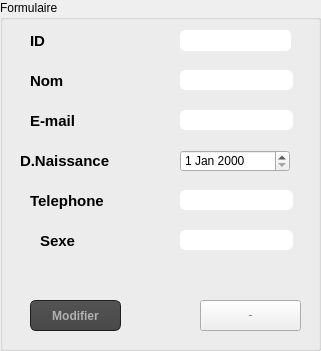
    <widget class="QGroupBox" name="groupBox_2">
     <property name="geometry">
      <rect>
       <x>30</x>
       <y>60</y>
       <width>321</width>
       <height>351</height>
      </rect>
     </property>
     <property name="styleSheet">
      <string notr="true"/>
     </property>
     <property name="title">
      <string>Formulaire</string>
     </property>
     <widget class="QLabel" name="label_id">
      <property name="geometry">
       <rect>
        <x>30</x>
        <y>30</y>
        <width>71</width>
        <height>21</height>
       </rect>
      </property>
      <property name="font">
       <font>
        <pointsize>11</pointsize>
        <weight>75</weight>
        <bold>true</bold>
       </font>
      </property>
      <property name="text">
       <string>ID</string>
      </property>
     </widget>
     <widget class="QLabel" name="label_nom">
      <property name="geometry">
       <rect>
        <x>30</x>
        <y>70</y>
        <width>71</width>
        <height>21</height>
       </rect>
      </property>
      <property name="font">
       <font>
        <pointsize>11</pointsize>
        <weight>75</weight>
        <bold>true</bold>
       </font>
      </property>
      <property name="text">
       <string>Nom</string>
      </property>
     </widget>
     <widget class="QLineEdit" name="lineEdit_nom">
      <property name="geometry">
       <rect>
        <x>180</x>
        <y>70</y>
        <width>113</width>
        <height>20</height>
       </rect>
      </property>
      <property name="styleSheet">
       <string notr="true">QLineEdit{
    background-color: white;
    box-shadow: 2px 0.5px 5px 1px inset black;
    border-radius: 5px;
    width: 70%;
    padding-right: 10px;
    padding-left: 10px;
    text-align: left;
    color: #000;
    font-size:inherit;
    font-family: Arial, Helvetica, sans-serif;  
    font-weight:normal;
    font-variant:normal;
}
QLineEdit::hover{  color: black ;
background-color:orange;}
QLineEdit::focus{  color: black ;
background-color:white;}</string>
      </property>
     </widget>
     <widget class="QPushButton" name="pushButton_ajouter">
      <property name="geometry">
       <rect>
        <x>200</x>
        <y>300</y>
        <width>101</width>
        <height>31</height>
       </rect>
      </property>
      <property name="font">
       <font>
        <pointsize>-1</pointsize>
        <weight>75</weight>
        <bold>true</bold>
       </font>
      </property>
      <property name="styleSheet">
       <string notr="true">QToolTip
{
     border: 1px solid black;
     background-color: #ffa02f;
     padding: 1px;
     border-radius: 3px;
     opacity: 100;
}

QWidget
{
    color: #b1b1b1;
    background-color: #323232;
}

QWidget:item:hover
{
    background-color: QLinearGradient( x1: 0, y1: 0, x2: 0, y2: 1, stop: 0 #ffa02f, stop: 1 #ca0619);
    color: #000000;
}

QWidget:item:selected
{
    background-color: QLinearGradient( x1: 0, y1: 0, x2: 0, y2: 1, stop: 0 #ffa02f, stop: 1 #d7801a);
}

QMenuBar::item
{
    background: transparent;
}

QMenuBar::item:selected
{
    background: transparent;
    border: 1px solid #ffaa00;
}

QMenuBar::item:pressed
{
    background: #444;
    border: 1px solid #000;
    background-color: QLinearGradient(
        x1:0, y1:0,
        x2:0, y2:1,
        stop:1 #212121,
        stop:0.4 #343434/*,
        stop:0.2 #343434,
        stop:0.1 #ffaa00*/
    );
    margin-bottom:-1px;
    padding-bottom:1px;
}

QMenu
{
    border: 1px solid #000;
}

QMenu::item
{
    padding: 2px 20px 2px 20px;
}

QMenu::item:selected
{
    color: #000000;
}

QWidget:disabled
{
    color: #404040;
    background-color: #323232;
}

QAbstractItemView
{
    background-color: QLinearGradient( x1: 0, y1: 0, x2: 0, y2: 1, stop: 0 #4d4d4d, stop: 0.1 #646464, stop: 1 #5d5d5d);
}

QWidget:focus
{
    /*border: 2px solid QLinearGradient( x1: 0, y1: 0, x2: 0, y2: 1, stop: 0 #ffa02f, stop: 1 #d7801a);*/
}

QLineEdit
{
    background-color: QLinearGradient( x1: 0, y1: 0, x2: 0, y2: 1, stop: 0 #4d4d4d, stop: 0 #646464, stop: 1 #5d5d5d);
    padding: 1px;
    border-style: solid;
    border: 1px solid #1e1e1e;
    border-radius: 5;
}

QPushButton
{
    color: #b1b1b1;
    background-color: QLinearGradient( x1: 0, y1: 0, x2: 0, y2: 1, stop: 0 #565656, stop: 0.1 #525252, stop: 0.5 #4e4e4e, stop: 0.9 #4a4a4a, stop: 1 #464646);
    border-width: 1px;
    border-color: #1e1e1e;
    border-style: solid;
    border-radius: 6;
    padding: 3px;
    font-size: 12px;
    padding-left: 5px;
    padding-right: 5px;
}

QPushButton:pressed
{
    background-color: QLinearGradient( x1: 0, y1: 0, x2: 0, y2: 1, stop: 0 #2d2d2d, stop: 0.1 #2b2b2b, stop: 0.5 #292929, stop: 0.9 #282828, stop: 1 #252525);
}

QComboBox
{
    selection-background-color: #ffaa00;
    background-color: QLinearGradient( x1: 0, y1: 0, x2: 0, y2: 1, stop: 0 #565656, stop: 0.1 #525252, stop: 0.5 #4e4e4e, stop: 0.9 #4a4a4a, stop: 1 #464646);
    border-style: solid;
    border: 1px solid #1e1e1e;
    border-radius: 5;
}

QComboBox:hover,QPushButton:hover
{
    border: 2px solid QLinearGradient( x1: 0, y1: 0, x2: 0, y2: 1, stop: 0 #ffa02f, stop: 1 #d7801a);
}


QComboBox:on
{
    padding-top: 3px;
    padding-left: 4px;
    background-color: QLinearGradient( x1: 0, y1: 0, x2: 0, y2: 1, stop: 0 #2d2d2d, stop: 0.1 #2b2b2b, stop: 0.5 #292929, stop: 0.9 #282828, stop: 1 #252525);
    selection-background-color: #ffaa00;
}

QComboBox QAbstractItemView
{
    border: 2px solid darkgray;
    selection-background-color: QLinearGradient( x1: 0, y1: 0, x2: 0, y2: 1, stop: 0 #ffa02f, stop: 1 #d7801a);
}

QComboBox::drop-down
{
     subcontrol-origin: padding;
     subcontrol-position: top right;
     width: 15px;

     border-left-width: 0px;
     border-left-color: darkgray;
     border-left-style: solid; /* just a single line */
     border-top-right-radius: 3px; /* same radius as the QComboBox */
     border-bottom-right-radius: 3px;
 }

QComboBox::down-arrow
{
     image: url(:/down_arrow.png);
}

QGroupBox:focus
{
border: 2px solid QLinearGradient( x1: 0, y1: 0, x2: 0, y2: 1, stop: 0 #ffa02f, stop: 1 #d7801a);
}

QTextEdit:focus
{
    border: 2px solid QLinearGradient( x1: 0, y1: 0, x2: 0, y2: 1, stop: 0 #ffa02f, stop: 1 #d7801a);
}

QScrollBar:horizontal {
     border: 1px solid #222222;
     background: QLinearGradient( x1: 0, y1: 0, x2: 0, y2: 1, stop: 0.0 #121212, stop: 0.2 #282828, stop: 1 #484848);
     height: 7px;
     margin: 0px 16px 0 16px;
}

QScrollBar::handle:horizontal
{
      background: QLinearGradient( x1: 0, y1: 0, x2: 1, y2: 0, stop: 0 #ffa02f, stop: 0.5 #d7801a, stop: 1 #ffa02f);
      min-height: 20px;
      border-radius: 2px;
}

QScrollBar::add-line:horizontal {
      border: 1px solid #1b1b19;
      border-radius: 2px;
      background: QLinearGradient( x1: 0, y1: 0, x2: 1, y2: 0, stop: 0 #ffa02f, stop: 1 #d7801a);
      width: 14px;
      subcontrol-position: right;
      subcontrol-origin: margin;
}

QScrollBar::sub-line:horizontal {
      border: 1px solid #1b1b19;
      border-radius: 2px;
      background: QLinearGradient( x1: 0, y1: 0, x2: 1, y2: 0, stop: 0 #ffa02f, stop: 1 #d7801a);
      width: 14px;
     subcontrol-position: left;
     subcontrol-origin: margin;
}

QScrollBar::right-arrow:horizontal, QScrollBar::left-arrow:horizontal
{
      border: 1px solid black;
      width: 1px;
      height: 1px;
      background: white;
}

QScrollBar::add-page:horizontal, QScrollBar::sub-page:horizontal
{
      background: none;
}

QScrollBar:vertical
{
      background: QLinearGradient( x1: 0, y1: 0, x2: 1, y2: 0, stop: 0.0 #121212, stop: 0.2 #282828, stop: 1 #484848);
      width: 7px;
      margin: 16px 0 16px 0;
      border: 1px solid #222222;
}

QScrollBar::handle:vertical
{
      background: QLinearGradient( x1: 0, y1: 0, x2: 0, y2: 1, stop: 0 #ffa02f, stop: 0.5 #d7801a, stop: 1 #ffa02f);
      min-height: 20px;
      border-radius: 2px;
}

QScrollBar::add-line:vertical
{
      border: 1px solid #1b1b19;
      border-radius: 2px;
      background: QLinearGradient( x1: 0, y1: 0, x2: 0, y2: 1, stop: 0 #ffa02f, stop: 1 #d7801a);
      height: 14px;
      subcontrol-position: bottom;
      subcontrol-origin: margin;
}

QScrollBar::sub-line:vertical
{
      border: 1px solid #1b1b19;
      border-radius: 2px;
      background: QLinearGradient( x1: 0, y1: 0, x2: 0, y2: 1, stop: 0 #d7801a, stop: 1 #ffa02f);
      height: 14px;
      subcontrol-position: top;
      subcontrol-origin: margin;
}

QScrollBar::up-arrow:vertical, QScrollBar::down-arrow:vertical
{
      border: 1px solid black;
      width: 1px;
      height: 1px;
      background: white;
}


QScrollBar::add-page:vertical, QScrollBar::sub-page:vertical
{
      background: none;
}

QTextEdit
{
    background-color: #242424;
}

QPlainTextEdit
{
    background-color: #242424;
}

QHeaderView::section
{
    background-color: QLinearGradient(x1:0, y1:0, x2:0, y2:1, stop:0 #616161, stop: 0.5 #505050, stop: 0.6 #434343, stop:1 #656565);
    color: white;
    padding-left: 4px;
    border: 1px solid #6c6c6c;
}

QCheckBox:disabled
{
color: #414141;
}

QDockWidget::title
{
    text-align: center;
    spacing: 3px; /* spacing between items in the tool bar */
    background-color: QLinearGradient(x1:0, y1:0, x2:0, y2:1, stop:0 #323232, stop: 0.5 #242424, stop:1 #323232);
}

QDockWidget::close-button, QDockWidget::float-button
{
    text-align: center;
    spacing: 1px; /* spacing between items in the tool bar */
    background-color: QLinearGradient(x1:0, y1:0, x2:0, y2:1, stop:0 #323232, stop: 0.5 #242424, stop:1 #323232);
}

QDockWidget::close-button:hover, QDockWidget::float-button:hover
{
    background: #242424;
}

QDockWidget::close-button:pressed, QDockWidget::float-button:pressed
{
    padding: 1px -1px -1px 1px;
}

QMainWindow::separator
{
    background-color: QLinearGradient(x1:0, y1:0, x2:0, y2:1, stop:0 #161616, stop: 0.5 #151515, stop: 0.6 #212121, stop:1 #343434);
    color: white;
    padding-left: 4px;
    border: 1px solid #4c4c4c;
    spacing: 3px; /* spacing between items in the tool bar */
}

QMainWindow::separator:hover
{

    background-color: QLinearGradient(x1:0, y1:0, x2:0, y2:1, stop:0 #d7801a, stop:0.5 #b56c17 stop:1 #ffa02f);
    color: white;
    padding-left: 4px;
    border: 1px solid #6c6c6c;
    spacing: 3px; /* spacing between items in the tool bar */
}

QToolBar::handle
{
     spacing: 3px; /* spacing between items in the tool bar */
     background: url(C:\Users\hp\Downloads\Atelier_Connexion\Atelier_Connexion\image);
}

QMenu::separator
{
    height: 2px;
    background-color: QLinearGradient(x1:0, y1:0, x2:0, y2:1, stop:0 #161616, stop: 0.5 #151515, stop: 0.6 #212121, stop:1 #343434);
    color: white;
    padding-left: 4px;
    margin-left: 10px;
    margin-right: 5px;
}

QProgressBar
{
    border: 2px solid grey;
    border-radius: 5px;
    text-align: center;
}

QProgressBar::chunk
{
    background-color: #d7801a;
    width: 2.15px;
    margin: 0.5px;
}

QTabBar::tab {
    color: #b1b1b1;
    border: 1px solid #444;
    border-bottom-style: none;
    background-color: #323232;
    padding-left: 10px;
    padding-right: 10px;
    padding-top: 3px;
    padding-bottom: 2px;
    margin-right: -1px;
}

QTabWidget::pane {
    border: 1px solid #444;
    top: 1px;
}

QTabBar::tab:last
{
    margin-right: 0; /* the last selected tab has nothing to overlap with on the right */
    border-top-right-radius: 3px;
}

QTabBar::tab:first:!selected
{
 margin-left: 0px; /* the last selected tab has nothing to overlap with on the right */


    border-top-left-radius: 3px;
}

QTabBar::tab:!selected
{
    color: #b1b1b1;
    border-bottom-style: solid;
    margin-top: 3px;
    background-color: QLinearGradient(x1:0, y1:0, x2:0, y2:1, stop:1 #212121, stop:.4 #343434);
}

QTabBar::tab:selected
{
    border-top-left-radius: 3px;
    border-top-right-radius: 3px;
    margin-bottom: 0px;
}

QTabBar::tab:!selected:hover
{
    /*border-top: 2px solid #ffaa00;
    padding-bottom: 3px;*/
    border-top-left-radius: 3px;
    border-top-right-radius: 3px;
    background-color: QLinearGradient(x1:0, y1:0, x2:0, y2:1, stop:1 #212121, stop:0.4 #343434, stop:0.2 #343434, stop:0.1 #ffaa00);
}

QRadioButton::indicator:checked, QRadioButton::indicator:unchecked{
    color: #b1b1b1;
    background-color: #323232;
    border: 1px solid #b1b1b1;
    border-radius: 6px;
}

QRadioButton::indicator:checked
{
    background-color: qradialgradient(
        cx: 0.5, cy: 0.5,
        fx: 0.5, fy: 0.5,
        radius: 1.0,
        stop: 0.25 #ffaa00,
        stop: 0.3 #323232
    );
}

QCheckBox::indicator{
    color: #b1b1b1;
    background-color: #323232;
    border: 1px solid #b1b1b1;
    width: 9px;
    height: 9px;
}

QRadioButton::indicator
{
    border-radius: 6px;
}

QRadioButton::indicator:hover, QCheckBox::indicator:hover
{
    border: 1px solid #ffaa00;
}

QCheckBox::indicator:checked
{
    image:url(:/images/checkbox.png);
}

QCheckBox::indicator:disabled, QRadioButton::indicator:disabled
{
    border: 1px solid #444;
}</string>
      </property>
      <property name="text">
       <string>Ajouter</string>
      </property>
     </widget>
     <widget class="QPushButton" name="pushButton_update">
      <property name="geometry">
       <rect>
        <x>30</x>
        <y>300</y>
        <width>91</width>
        <height>31</height>
       </rect>
      </property>
      <property name="font">
       <font>
        <pointsize>-1</pointsize>
        <weight>75</weight>
        <italic>false</italic>
        <bold>true</bold>
        <underline>false</underline>
        <strikeout>false</strikeout>
       </font>
      </property>
      <property name="styleSheet">
       <string notr="true">QToolTip
{
     border: 1px solid black;
     background-color: #ffa02f;
     padding: 1px;
     border-radius: 3px;
     opacity: 100;
}

QWidget
{
    color: #b1b1b1;
    background-color: #323232;
}

QWidget:item:hover
{
    background-color: QLinearGradient( x1: 0, y1: 0, x2: 0, y2: 1, stop: 0 #ffa02f, stop: 1 #ca0619);
    color: #000000;
}

QWidget:item:selected
{
    background-color: QLinearGradient( x1: 0, y1: 0, x2: 0, y2: 1, stop: 0 #ffa02f, stop: 1 #d7801a);
}

QMenuBar::item
{
    background: transparent;
}

QMenuBar::item:selected
{
    background: transparent;
    border: 1px solid #ffaa00;
}

QMenuBar::item:pressed
{
    background: #444;
    border: 1px solid #000;
    background-color: QLinearGradient(
        x1:0, y1:0,
        x2:0, y2:1,
        stop:1 #212121,
        stop:0.4 #343434/*,
        stop:0.2 #343434,
        stop:0.1 #ffaa00*/
    );
    margin-bottom:-1px;
    padding-bottom:1px;
}

QMenu
{
    border: 1px solid #000;
}

QMenu::item
{
    padding: 2px 20px 2px 20px;
}

QMenu::item:selected
{
    color: #000000;
}

QWidget:disabled
{
    color: #404040;
    background-color: #323232;
}

QAbstractItemView
{
    background-color: QLinearGradient( x1: 0, y1: 0, x2: 0, y2: 1, stop: 0 #4d4d4d, stop: 0.1 #646464, stop: 1 #5d5d5d);
}

QWidget:focus
{
    /*border: 2px solid QLinearGradient( x1: 0, y1: 0, x2: 0, y2: 1, stop: 0 #ffa02f, stop: 1 #d7801a);*/
}

QLineEdit
{
    background-color: QLinearGradient( x1: 0, y1: 0, x2: 0, y2: 1, stop: 0 #4d4d4d, stop: 0 #646464, stop: 1 #5d5d5d);
    padding: 1px;
    border-style: solid;
    border: 1px solid #1e1e1e;
    border-radius: 5;
}

QPushButton
{
    color: #b1b1b1;
    background-color: QLinearGradient( x1: 0, y1: 0, x2: 0, y2: 1, stop: 0 #565656, stop: 0.1 #525252, stop: 0.5 #4e4e4e, stop: 0.9 #4a4a4a, stop: 1 #464646);
    border-width: 1px;
    border-color: #1e1e1e;
    border-style: solid;
    border-radius: 6;
    padding: 3px;
    font-size: 12px;
    padding-left: 5px;
    padding-right: 5px;
}

QPushButton:pressed
{
    background-color: QLinearGradient( x1: 0, y1: 0, x2: 0, y2: 1, stop: 0 #2d2d2d, stop: 0.1 #2b2b2b, stop: 0.5 #292929, stop: 0.9 #282828, stop: 1 #252525);
}

QComboBox
{
    selection-background-color: #ffaa00;
    background-color: QLinearGradient( x1: 0, y1: 0, x2: 0, y2: 1, stop: 0 #565656, stop: 0.1 #525252, stop: 0.5 #4e4e4e, stop: 0.9 #4a4a4a, stop: 1 #464646);
    border-style: solid;
    border: 1px solid #1e1e1e;
    border-radius: 5;
}

QComboBox:hover,QPushButton:hover
{
    border: 2px solid QLinearGradient( x1: 0, y1: 0, x2: 0, y2: 1, stop: 0 #ffa02f, stop: 1 #d7801a);
}


QComboBox:on
{
    padding-top: 3px;
    padding-left: 4px;
    background-color: QLinearGradient( x1: 0, y1: 0, x2: 0, y2: 1, stop: 0 #2d2d2d, stop: 0.1 #2b2b2b, stop: 0.5 #292929, stop: 0.9 #282828, stop: 1 #252525);
    selection-background-color: #ffaa00;
}

QComboBox QAbstractItemView
{
    border: 2px solid darkgray;
    selection-background-color: QLinearGradient( x1: 0, y1: 0, x2: 0, y2: 1, stop: 0 #ffa02f, stop: 1 #d7801a);
}

QComboBox::drop-down
{
     subcontrol-origin: padding;
     subcontrol-position: top right;
     width: 15px;

     border-left-width: 0px;
     border-left-color: darkgray;
     border-left-style: solid; /* just a single line */
     border-top-right-radius: 3px; /* same radius as the QComboBox */
     border-bottom-right-radius: 3px;
 }

QComboBox::down-arrow
{
     image: url(:/down_arrow.png);
}

QGroupBox:focus
{
border: 2px solid QLinearGradient( x1: 0, y1: 0, x2: 0, y2: 1, stop: 0 #ffa02f, stop: 1 #d7801a);
}

QTextEdit:focus
{
    border: 2px solid QLinearGradient( x1: 0, y1: 0, x2: 0, y2: 1, stop: 0 #ffa02f, stop: 1 #d7801a);
}

QScrollBar:horizontal {
     border: 1px solid #222222;
     background: QLinearGradient( x1: 0, y1: 0, x2: 0, y2: 1, stop: 0.0 #121212, stop: 0.2 #282828, stop: 1 #484848);
     height: 7px;
     margin: 0px 16px 0 16px;
}

QScrollBar::handle:horizontal
{
      background: QLinearGradient( x1: 0, y1: 0, x2: 1, y2: 0, stop: 0 #ffa02f, stop: 0.5 #d7801a, stop: 1 #ffa02f);
      min-height: 20px;
      border-radius: 2px;
}

QScrollBar::add-line:horizontal {
      border: 1px solid #1b1b19;
      border-radius: 2px;
      background: QLinearGradient( x1: 0, y1: 0, x2: 1, y2: 0, stop: 0 #ffa02f, stop: 1 #d7801a);
      width: 14px;
      subcontrol-position: right;
      subcontrol-origin: margin;
}

QScrollBar::sub-line:horizontal {
      border: 1px solid #1b1b19;
      border-radius: 2px;
      background: QLinearGradient( x1: 0, y1: 0, x2: 1, y2: 0, stop: 0 #ffa02f, stop: 1 #d7801a);
      width: 14px;
     subcontrol-position: left;
     subcontrol-origin: margin;
}

QScrollBar::right-arrow:horizontal, QScrollBar::left-arrow:horizontal
{
      border: 1px solid black;
      width: 1px;
      height: 1px;
      background: white;
}

QScrollBar::add-page:horizontal, QScrollBar::sub-page:horizontal
{
      background: none;
}

QScrollBar:vertical
{
      background: QLinearGradient( x1: 0, y1: 0, x2: 1, y2: 0, stop: 0.0 #121212, stop: 0.2 #282828, stop: 1 #484848);
      width: 7px;
      margin: 16px 0 16px 0;
      border: 1px solid #222222;
}

QScrollBar::handle:vertical
{
      background: QLinearGradient( x1: 0, y1: 0, x2: 0, y2: 1, stop: 0 #ffa02f, stop: 0.5 #d7801a, stop: 1 #ffa02f);
      min-height: 20px;
      border-radius: 2px;
}

QScrollBar::add-line:vertical
{
      border: 1px solid #1b1b19;
      border-radius: 2px;
      background: QLinearGradient( x1: 0, y1: 0, x2: 0, y2: 1, stop: 0 #ffa02f, stop: 1 #d7801a);
      height: 14px;
      subcontrol-position: bottom;
      subcontrol-origin: margin;
}

QScrollBar::sub-line:vertical
{
      border: 1px solid #1b1b19;
      border-radius: 2px;
      background: QLinearGradient( x1: 0, y1: 0, x2: 0, y2: 1, stop: 0 #d7801a, stop: 1 #ffa02f);
      height: 14px;
      subcontrol-position: top;
      subcontrol-origin: margin;
}

QScrollBar::up-arrow:vertical, QScrollBar::down-arrow:vertical
{
      border: 1px solid black;
      width: 1px;
      height: 1px;
      background: white;
}


QScrollBar::add-page:vertical, QScrollBar::sub-page:vertical
{
      background: none;
}

QTextEdit
{
    background-color: #242424;
}

QPlainTextEdit
{
    background-color: #242424;
}

QHeaderView::section
{
    background-color: QLinearGradient(x1:0, y1:0, x2:0, y2:1, stop:0 #616161, stop: 0.5 #505050, stop: 0.6 #434343, stop:1 #656565);
    color: white;
    padding-left: 4px;
    border: 1px solid #6c6c6c;
}

QCheckBox:disabled
{
color: #414141;
}

QDockWidget::title
{
    text-align: center;
    spacing: 3px; /* spacing between items in the tool bar */
    background-color: QLinearGradient(x1:0, y1:0, x2:0, y2:1, stop:0 #323232, stop: 0.5 #242424, stop:1 #323232);
}

QDockWidget::close-button, QDockWidget::float-button
{
    text-align: center;
    spacing: 1px; /* spacing between items in the tool bar */
    background-color: QLinearGradient(x1:0, y1:0, x2:0, y2:1, stop:0 #323232, stop: 0.5 #242424, stop:1 #323232);
}

QDockWidget::close-button:hover, QDockWidget::float-button:hover
{
    background: #242424;
}

QDockWidget::close-button:pressed, QDockWidget::float-button:pressed
{
    padding: 1px -1px -1px 1px;
}

QMainWindow::separator
{
    background-color: QLinearGradient(x1:0, y1:0, x2:0, y2:1, stop:0 #161616, stop: 0.5 #151515, stop: 0.6 #212121, stop:1 #343434);
    color: white;
    padding-left: 4px;
    border: 1px solid #4c4c4c;
    spacing: 3px; /* spacing between items in the tool bar */
}

QMainWindow::separator:hover
{

    background-color: QLinearGradient(x1:0, y1:0, x2:0, y2:1, stop:0 #d7801a, stop:0.5 #b56c17 stop:1 #ffa02f);
    color: white;
    padding-left: 4px;
    border: 1px solid #6c6c6c;
    spacing: 3px; /* spacing between items in the tool bar */
}

QToolBar::handle
{
     spacing: 3px; /* spacing between items in the tool bar */
     background: url(:/images/handle.png);
}

QMenu::separator
{
    height: 2px;
    background-color: QLinearGradient(x1:0, y1:0, x2:0, y2:1, stop:0 #161616, stop: 0.5 #151515, stop: 0.6 #212121, stop:1 #343434);
    color: white;
    padding-left: 4px;
    margin-left: 10px;
    margin-right: 5px;
}

QProgressBar
{
    border: 2px solid grey;
    border-radius: 5px;
    text-align: center;
}

QProgressBar::chunk
{
    background-color: #d7801a;
    width: 2.15px;
    margin: 0.5px;
}

QTabBar::tab {
    color: #b1b1b1;
    border: 1px solid #444;
    border-bottom-style: none;
    background-color: #323232;
    padding-left: 10px;
    padding-right: 10px;
    padding-top: 3px;
    padding-bottom: 2px;
    margin-right: -1px;
}

QTabWidget::pane {
    border: 1px solid #444;
    top: 1px;
}

QTabBar::tab:last
{
    margin-right: 0; /* the last selected tab has nothing to overlap with on the right */
    border-top-right-radius: 3px;
}

QTabBar::tab:first:!selected
{
 margin-left: 0px; /* the last selected tab has nothing to overlap with on the right */


    border-top-left-radius: 3px;
}

QTabBar::tab:!selected
{
    color: #b1b1b1;
    border-bottom-style: solid;
    margin-top: 3px;
    background-color: QLinearGradient(x1:0, y1:0, x2:0, y2:1, stop:1 #212121, stop:.4 #343434);
}

QTabBar::tab:selected
{
    border-top-left-radius: 3px;
    border-top-right-radius: 3px;
    margin-bottom: 0px;
}

QTabBar::tab:!selected:hover
{
    /*border-top: 2px solid #ffaa00;
    padding-bottom: 3px;*/
    border-top-left-radius: 3px;
    border-top-right-radius: 3px;
    background-color: QLinearGradient(x1:0, y1:0, x2:0, y2:1, stop:1 #212121, stop:0.4 #343434, stop:0.2 #343434, stop:0.1 #ffaa00);
}

QRadioButton::indicator:checked, QRadioButton::indicator:unchecked{
    color: #b1b1b1;
    background-color: #323232;
    border: 1px solid #b1b1b1;
    border-radius: 6px;
}

QRadioButton::indicator:checked
{
    background-color: qradialgradient(
        cx: 0.5, cy: 0.5,
        fx: 0.5, fy: 0.5,
        radius: 1.0,
        stop: 0.25 #ffaa00,
        stop: 0.3 #323232
    );
}

QCheckBox::indicator{
    color: #b1b1b1;
    background-color: #323232;
    border: 1px solid #b1b1b1;
    width: 9px;
    height: 9px;
}

QRadioButton::indicator
{
    border-radius: 6px;
}

QRadioButton::indicator:hover, QCheckBox::indicator:hover
{
    border: 1px solid #ffaa00;
}

QCheckBox::indicator:checked
{
    image:url(:/images/checkbox.png);
}

QCheckBox::indicator:disabled, QRadioButton::indicator:disabled
{
    border: 1px solid #444;
}</string>
      </property>
      <property name="text">
       <string>Modifier</string>
      </property>
     </widget>
     <widget class="QLineEdit" name="lineEdit_id">
      <property name="geometry">
       <rect>
        <x>180</x>
        <y>30</y>
        <width>111</width>
        <height>21</height>
       </rect>
      </property>
      <property name="styleSheet">
       <string notr="true">QLineEdit{
    background-color: white;
    box-shadow: 2px 0.5px 5px 1px inset black;
    border-radius: 5px;
    width: 70%;
    padding-right: 10px;
    padding-left: 10px;
    text-align: left;
    color: #000;
    font-size:inherit;
    font-family: Arial, Helvetica, sans-serif;  
    font-weight:normal;
    font-variant:normal;
}
QLineEdit::hover{  color: black ;
background-color:orange;}
QLineEdit::focus{  color: black ;
background-color:white;}</string>
      </property>
     </widget>
     <widget class="QLineEdit" name="lineEdit_email">
      <property name="geometry">
       <rect>
        <x>180</x>
        <y>110</y>
        <width>113</width>
        <height>20</height>
       </rect>
      </property>
      <property name="styleSheet">
       <string notr="true">QLineEdit{
    background-color: white;
    box-shadow: 2px 0.5px 5px 1px inset black;
    border-radius: 5px;
    width: 70%;
    padding-right: 10px;
    padding-left: 10px;
    text-align: left;
    color: #000;
    font-size:inherit;
    font-family: Arial, Helvetica, sans-serif;  
    font-weight:normal;
    font-variant:normal;
}
QLineEdit::hover{  color: black ;
background-color:orange;}
QLineEdit::focus{  color: black ;
background-color:white;}</string>
      </property>
     </widget>
     <widget class="QLineEdit" name="lineEdit_sexe">
      <property name="geometry">
       <rect>
        <x>180</x>
        <y>230</y>
        <width>113</width>
        <height>20</height>
       </rect>
      </property>
      <property name="styleSheet">
       <string notr="true">QLineEdit{
    background-color: white;
    box-shadow: 2px 0.5px 5px 1px inset black;
    border-radius: 5px;
    width: 70%;
    padding-right: 10px;
    padding-left: 10px;
    text-align: left;
    color: #000;
    font-size:inherit;
    font-family: Arial, Helvetica, sans-serif;  
    font-weight:normal;
    font-variant:normal;
}
QLineEdit::hover{  color: black ;
background-color:orange;}
QLineEdit::focus{  color: black ;
background-color:white;}</string>
      </property>
     </widget>
     <widget class="QLineEdit" name="lineEdit_tel">
      <property name="geometry">
       <rect>
        <x>180</x>
        <y>190</y>
        <width>113</width>
        <height>20</height>
       </rect>
      </property>
      <property name="styleSheet">
       <string notr="true">QLineEdit{
    background-color: white;
    box-shadow: 2px 0.5px 5px 1px inset black;
    border-radius: 5px;
    width: 70%;
    padding-right: 10px;
    padding-left: 10px;
    text-align: left;
    color: #000;
    font-size:inherit;
    font-family: Arial, Helvetica, sans-serif;  
    font-weight:normal;
    font-variant:normal;
}
QLineEdit::hover{  color: black ;
background-color:orange;}
QLineEdit::focus{  color: black ;
background-color:white;}</string>
      </property>
     </widget>
     <widget class="QLabel" name="label_nom_2">
      <property name="geometry">
       <rect>
        <x>30</x>
        <y>110</y>
        <width>71</width>
        <height>21</height>
       </rect>
      </property>
      <property name="font">
       <font>
        <pointsize>11</pointsize>
        <weight>75</weight>
        <bold>true</bold>
       </font>
      </property>
      <property name="text">
       <string>E-mail</string>
      </property>
     </widget>
     <widget class="QLabel" name="label_nom_3">
      <property name="geometry">
       <rect>
        <x>20</x>
        <y>150</y>
        <width>121</width>
        <height>21</height>
       </rect>
      </property>
      <property name="font">
       <font>
        <pointsize>11</pointsize>
        <weight>75</weight>
        <bold>true</bold>
       </font>
      </property>
      <property name="text">
       <string>D.Naissance</string>
      </property>
     </widget>
     <widget class="QDateEdit" name="dateEdit_2">
      <property name="geometry">
       <rect>
        <x>180</x>
        <y>150</y>
        <width>110</width>
        <height>22</height>
       </rect>
      </property>
     </widget>
     <widget class="QLabel" name="label_nom_4">
      <property name="geometry">
       <rect>
        <x>30</x>
        <y>190</y>
        <width>101</width>
        <height>21</height>
       </rect>
      </property>
      <property name="font">
       <font>
        <pointsize>11</pointsize>
        <weight>75</weight>
        <bold>true</bold>
       </font>
      </property>
      <property name="text">
       <string>Telephone</string>
      </property>
     </widget>
     <widget class="QLabel" name="label_nom_5">
      <property name="geometry">
       <rect>
        <x>40</x>
        <y>230</y>
        <width>71</width>
        <height>21</height>
       </rect>
      </property>
      <property name="font">
       <font>
        <pointsize>11</pointsize>
        <weight>75</weight>
        <bold>true</bold>
       </font>
      </property>
      <property name="text">
       <string>Sexe</string>
      </property>
     </widget>
    </widget>
